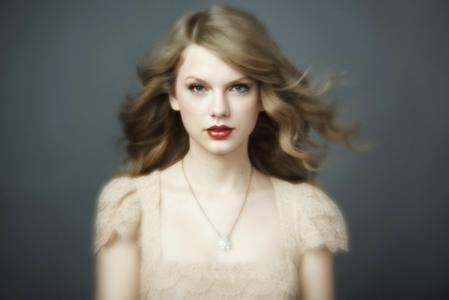
#> input picture facescore/talor.jpg, 449 x 300 px
$ python face_detector.py
#> lines starting #> are read from the running program, lines starting #| are printed output that depends on the picture; after the words box and inside, x2 and y2 are one past the last pixel; in counts of white or black regions, pixels touching at a corner belong together
import cv2
import sys

"""
    This code is provided for face detection!
"""

imagePath = 'talor.jpg'
cascPath = '../res/haarcascade_frontalface_default.xml'
EYE_CASCADE_PATH = '../res/haarcascade_eye.xml'


def face_detect():
    # Create the haar cascade
    faceCascade = cv2.CascadeClassifier(cascPath)

    # Read the image
    image = cv2.imread(imagePath)
#> image is the input picture: shape (300, 449, 3); mean B, G, R 103.8, 110.6, 110.3
    gray = cv2.cvtColor(image, cv2.COLOR_BGR2GRAY)
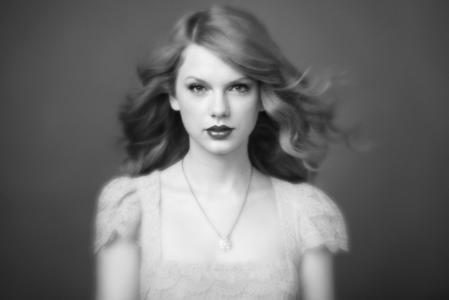
#> gray: shape (300, 449); min 7, max 247, mean 109.8

    # Detect faces in the image
    faces = faceCascade.detectMultiScale(gray, 1.3, 5)
#> faces = [[167, 51, 101, 101]]
    eye_cascade = cv2.CascadeClassifier(EYE_CASCADE_PATH)

    result = {}

    for (x, y, w, h) in faces:
        cv2.rectangle(image, (x, y), (x + w, y + h), (255, 0, 0), 2)
        roi_gray = gray[y:y + h, x:x + w]
        roi_color = image[y:y + h, x:x + w]
        eyes = eye_cascade.detectMultiScale(roi_gray)
        for (ex, ey, ew, eh) in eyes:
            cv2.rectangle(roi_color, (ex, ey), (ex + ew, ey + eh), (0, 255, 0), 2)
            result['eye_x'] = ex
            result['eye_y'] = ey
#> this loop made 1 pass
#> (x, y, w, h, eyes) on pass 1: (167, 51, 101, 101, [[16, 24, 24, 24], [57, 23, 27, 27], [38, 66, 27, 27]])
#> pass 1, in face_detect, `roi_gray = gray[y:y + h, x:x + w]`:
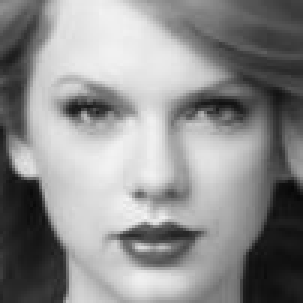
#> roi_gray: shape (101, 101) (shown 3 times larger); min 7, max 244, mean 141
#> pass 1, in face_detect, `roi_color = image[y:y + h, x:x + w]`:
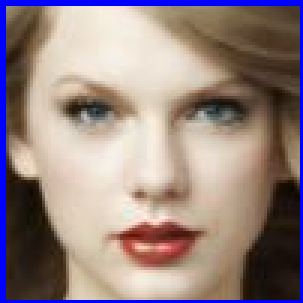
#> roi_color: shape (101, 101, 3) (shown 3 times larger); mean B, G, R 129.9, 131.9, 149.9
#> after the loop:
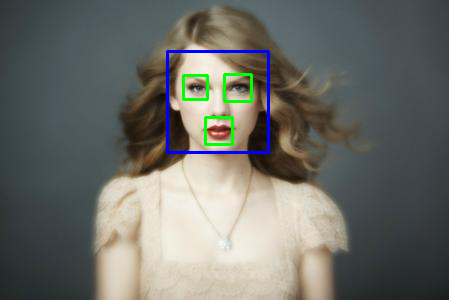
#> image: shape (300, 449, 3); 1.58% of pixels changed, all inside (x1, y1, x2, y2) = (166, 50, 270, 154)
#> after the loop:
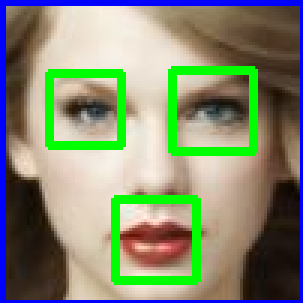
#> roi_color: shape (101, 101, 3) (shown 3 times larger); 9.06% of pixels changed, all inside (x1, y1, x2, y2) = (15, 22, 86, 95)
#> after the loop, result = {'eye_x': 38, 'eye_y': 66}

    print(result)
#| {'eye_x': 38, 'eye_y': 66}
    cv2.imshow('image', image)
    cv2.waitKey(0)
    cv2.destroyAllWindows()


if __name__ == '__main__':
    face_detect()

$ run again, with facescore/jay.jpg copied over facescore/talor.jpg
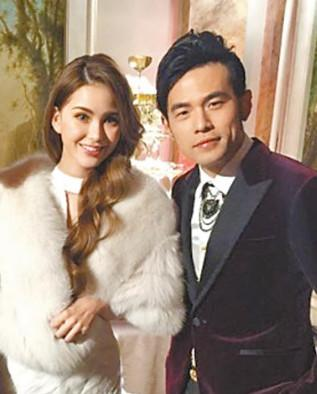
#> input picture facescore/jay.jpg, 317 x 394 px
#> in face_detect, image is the input picture: shape (394, 317, 3); mean B, G, R 121.4, 137.1, 156.2
#> in face_detect, `gray = cv2.cvtColor(image, cv2.COLOR_BGR2GRAY)`:
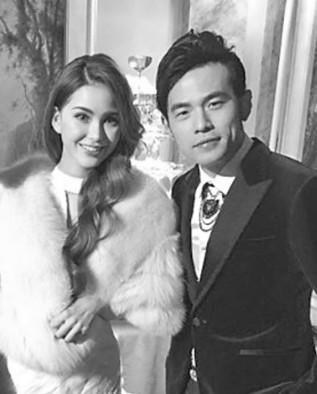
#> gray: shape (394, 317); min 8, max 255, mean 141
#> faces = [[155, 71, 89, 89], [55, 87, 80, 80]]
#> the loop in face_detect, `for (x, y, w, h) in faces:` made 2 passes
#> (x, y, w, h, eyes) on passes 1 to 2: (155, 71, 89, 89, [[46, 21, 23, 23], [15, 30, 24, 24], [41, 62, 22, 22]]), (55, 87, 80, 80, [[15, 17, 25, 25]])
#> after the loop in face_detect, `for (x, y, w, h) in faces:`:
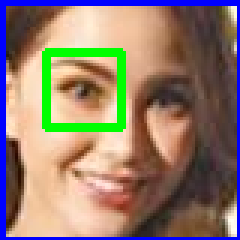
#> roi_color: shape (80, 80, 3) (shown 3 times larger); mean B, G, R 110.4, 123.9, 144.4
#> after the loop in face_detect, `for (x, y, w, h) in faces:`: result = {'eye_x': 15, 'eye_y': 17}
#| {'eye_x': 15, 'eye_y': 17}
